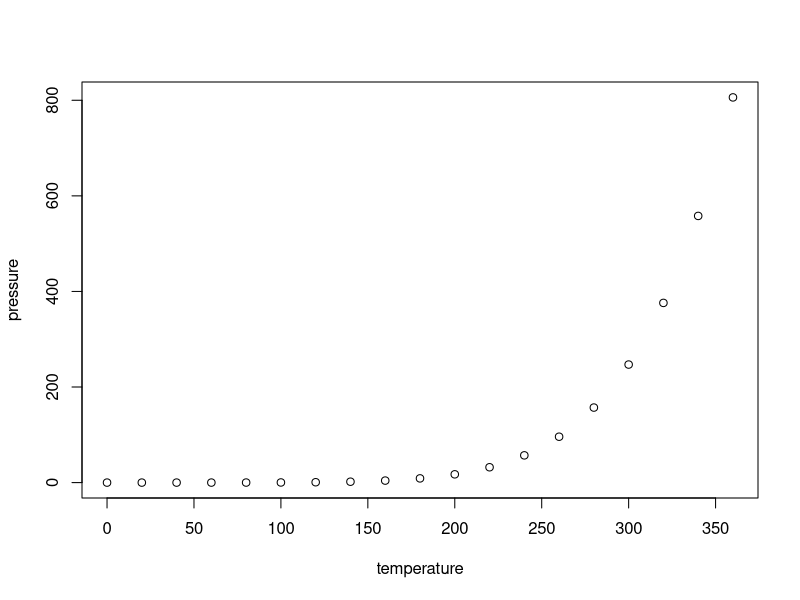
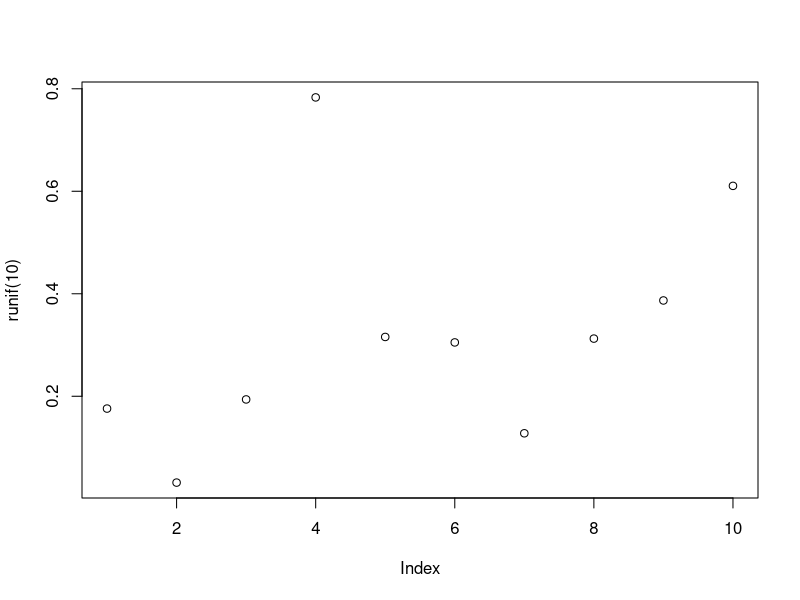

Write the R code that produced these figures, in order.
## ---- chunk 1
knitr::opts_chunk$set(echo = TRUE)
## ---- chunk 2
summary(cars)
## ---- chunk 3
plot(pressure)
plot(runif(10))
## ---- chunk 4
fib <- function(n) {
  if (n < 2) return(1)
  
  fib(n - 1) + fib(n - 2)
}
fib(34)
## ---- chunk 5
library(tidyverse)
library(tibble)
as_tibble(iris)
as_tibble(iris)
as_tibble(diamonds)
library(ggplot2)
as_tibble(diamonds)
diamonds
as.data.frame(diamonds) %>% head(100) # only show top 100
diamonds
str(as.data.frame(diamonds) %>% head(100))
glimpse(diamonds)
diamonds[,1]
as.data.frame(diamonds)[,1] %>% head(100)
diamonds[,1]
diamonds[[1]] %>% head(100)
diamonds
diamonds$carat %>% head(100)
diamonds
diamonds[, 1]
diamonds[1, ] %>% head(100)
as.data.frame(diamonds)[1, ] %>% head(100)
library(dplyr)
diamonds %>% filter(carat <= 0.25)


my_string <- "
multi
line
string"
## ---- chunk 6
library(stringr)
diamonds %>%
  mutate(
    cut_awsome = str_replace(cut, "Good", "Awesome")
  ) ->
barret_diamonds

barret_diamonds
barret_diamonds$cut %>% head(100)
